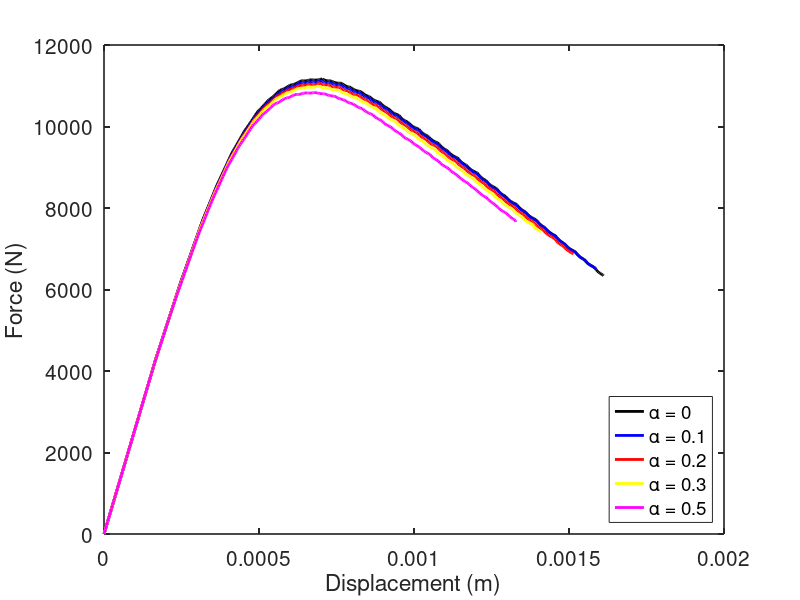

Recreate this plot in MATLAB.
A=load('0.1ux.txt');
displacement01= A(:,2);

B = load('0.1fx.txt');
force01 = B(:,2);

C=load('0.3ux.txt');
displacement03 = C(:,2);

D= load('0.3fx.txt');
force03= D(:,2);

#E=load('0.6ux.txt');
#displacement06= E(:,2);

#F= load('0.6fx.txt');
#force06 = F(:,2);

G=load('ux.txt');
displacement0= G(:,2);

H= load('fx.txt');
force0 = H(:,2);

I=load('0.2ux.txt');
displacement02= I(:,2);

J= load('0.2fx.txt');
force02 = J(:,2);

K=load('0.5ux.txt');
displacement05= K(:,2);

L= load('0.5fx.txt');
force05 = L(:,2);


figure(1,'position',[50,50,1300,950])

plot(displacement0,force0,'k-',"linewidth", 2)

hold on
plot(displacement01,force01,'b-',"linewidth", 2) 

hold on
plot(displacement02,force02,'r-',"linewidth", 2) 

hold on
plot(displacement03,force03,'y-',"linewidth", 2)

hold on
plot(displacement05,force05,'m-',"linewidth", 2)

#hold on
#plot(displacement06,force06,'m-',"linewidth", 2)



legend('\alpha = 0','\alpha = 0.1','\alpha = 0.2','\alpha = 0.3','\alpha = 0.5','Location','SouthEast', "fontsize", 10)
set(gca, "linewidth",1.2, "fontsize", 15)


xlabel('Displacement (m)')
ylabel('Force (N)')




